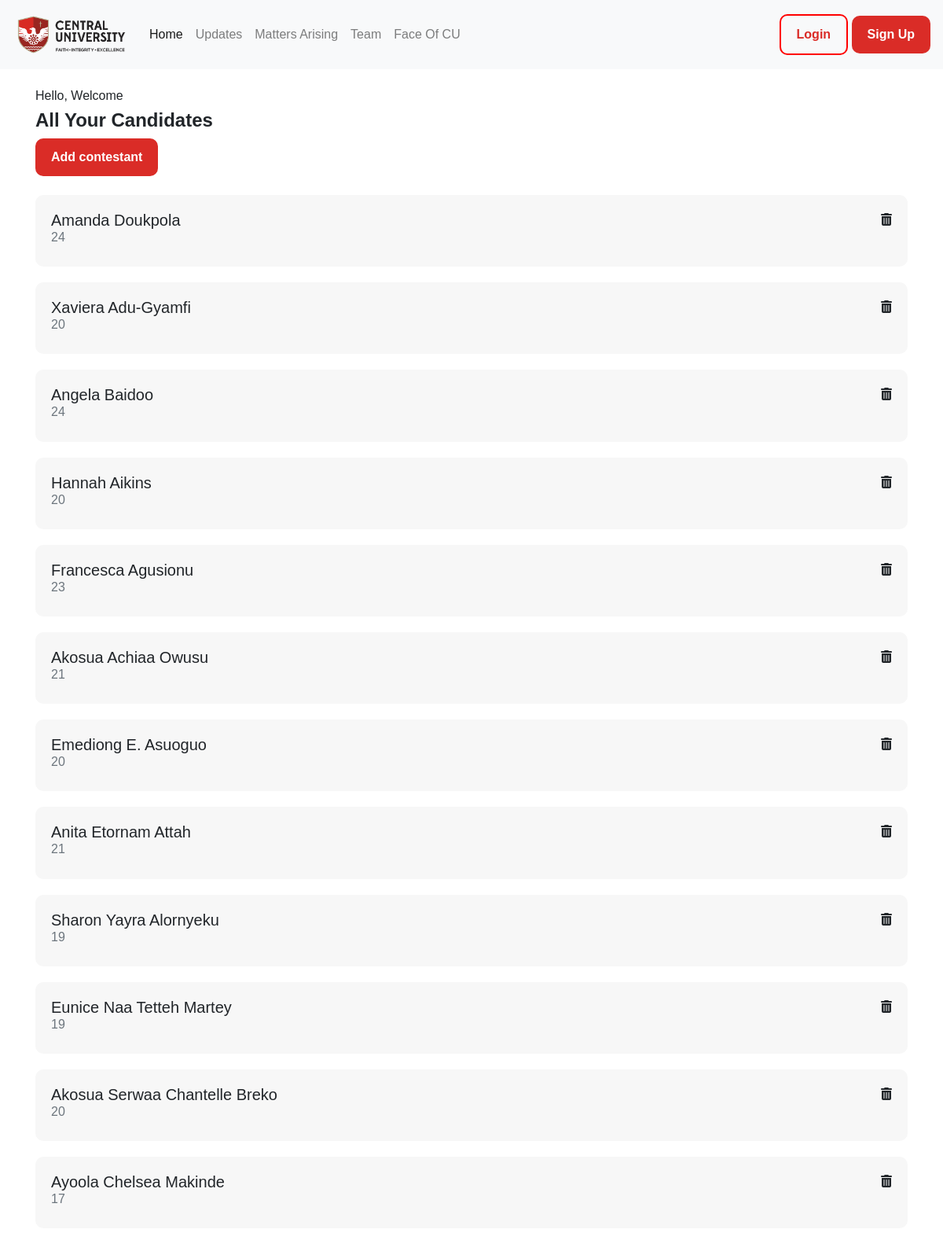
Screenshot of /admin/candidates with the database file from the repository.
### app.py (models this page shows, shortened)
class Candidates(db.Model):
    tablename = ['Posts']
    id = db.Column(db.Integer, primary_key=True)
    name = db.Column(db.String, nullable=False)
    description = db.Column(db.String)
    age = db.Column(db.String)
    votes = db.Column(db.Integer, default = 0)
    image_file = db.Column(db.String(200), default='default.png')

### app.py (the view)
@app.route("/admin/candidates")
def adminCandidates():
    candidates = Candidates.query.all()
    return render_template('candidates.html', candidates=candidates)

### templates/candidates.html
{% extends "layout.html" %}
{% block body %}
<div class="container">
    <br>
    <div style="display:'flex">
        <div>
            <h6>Hello, Welcome</h6>
            <h4><b>All Your Candidates</b></h4>
        </div>
        <a href='{{url_for("addcontestant")}}'>
            <button class="button">Add contestant</button>
        </a>
    </div>
<br>
            {% for candidate in candidates %}
            <div class="postCard">
                <a href="{{url_for('editCandidate', candidate_id=candidate.id)}}">
                <div>
                    <h5 class="text">{{candidate.name}}</h5>
                    <h6 class="text-muted">{{candidate.age}}</h6>
                </div>
                <div>
                    <a href="{{url_for('deleteCandidate', candidate_id=candidate.id)}}">
                        <i class="fa fa-trash" aria-hidden="true"></i>
                    </a>
                </div>
                </a>
            </div>
            {% endfor %}
</div>
{% endblock %}

### static/css/style.css (style rules this page uses)
html { scroll-behavior: smooth }
body { font-family: 'Plus Jakarta Display', sans-serif; }
.text { margin-bottom: 0; }
a { text-decoration: none; color: inherit; }
.button { background-color: #DA2C27; padding: 12px 20px; font-weight: 300; border: none; border-radius: 10px; color: white; font-weight: bold; }
.postCard { background-color: #f7f7f7; padding: 20px; border-radius:10px ; margin-bottom: 20px; display: flex; justify-content: space-between; }

### rows the page displays
Candidates: name "Amanda Doukpola", age "24"
Candidates: name "Xaviera Adu-Gyamfi", age "20"
Candidates: name "Angela Baidoo", age "24"
Candidates: name "Hannah Aikins", age "20"
Candidates: name "Francesca Agusionu", age "23"
Candidates: name "Akosua Achiaa Owusu", age "21"
Candidates: name "Emediong E. Asuoguo", age "20"
Candidates: name "Anita Etornam Attah", age "21"
Candidates: name "Sharon Yayra Alornyeku", age "19"
Candidates: name "Eunice Naa Tetteh Martey", age "19"
Candidates: name "Akosua Serwaa Chantelle Breko", age "20"
Candidates: name "Ayoola Chelsea Makinde", age "17"
